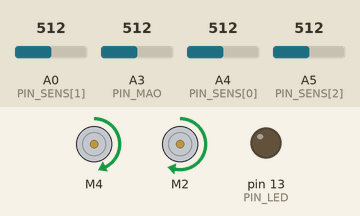
This sketch was run on a simulated Arduino Uno, built with avr-gcc and run on an emulated ATmega328P. On the bench: 2 × DC motor (green arrow = forward, orange = backward, longer = faster), output pins drawn as LEDs (lit = HIGH). The test bench sets the inputs (shaded band); at power-on: A4 (PIN_SENS[0]) = 512, A0 (PIN_SENS[1]) = 512, A3 (PIN_MAO) = 512, A5 (PIN_SENS[2]) = 512.

Above: at 1.2 s.
1.3 s: A4 (PIN_SENS[0]) set to 306
At 2.2 s:
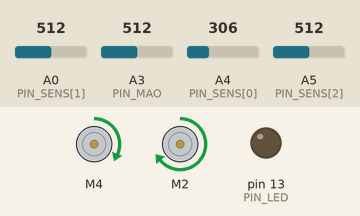
2.9 s: A0 (PIN_SENS[1]) set to 136
4.4 s: A0 (PIN_SENS[1]) set to 121
At 5.1 s:
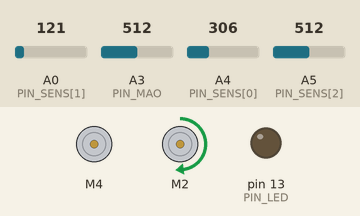
5.9 s: A4 (PIN_SENS[0]) set to 245
7.4 s: A4 (PIN_SENS[0]) set to 217
At 8.4 s:
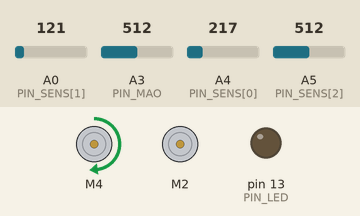
8.9 s: A0 (PIN_SENS[1]) set to 265
At 10.1 s:
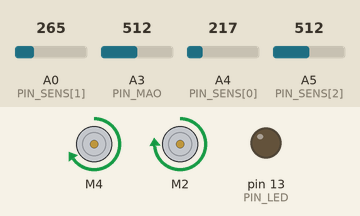
Timing chart, 0 to 11.7 s (numbered marks = the images above; inputs shaded):
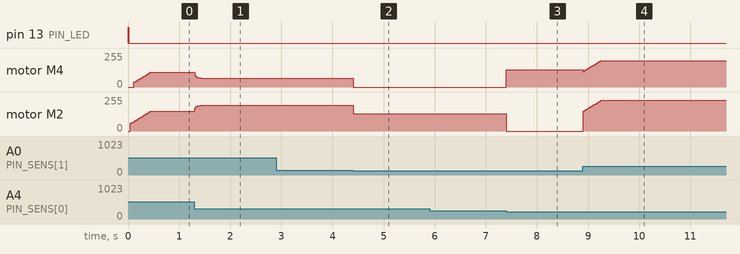

Measured:
- the behaviour switches between 130 and 129 on A0 (PIN_SENS[1]) (found by bisection; images 1 and 2)
- the behaviour switches between 233 and 232 on A4 (PIN_SENS[0]) (found by bisection; images 2 and 3)
- after the input at 1.3 s, motor M4: forward 110/255 → forward 67/255 at once; motor M2: forward 150/255 → forward 192/255 at once
- after the input at 2.9 s, every drawn part: stays the same
- after the input at 4.4 s, motor M4: forward 67/255 → stopped at once; motor M2: forward 192/255 → forward 130/255 at once
- after the input at 5.9 s, every drawn part: stays the same
- after the input at 7.4 s, motor M4: stopped → forward 130/255 at once; motor M2: forward 130/255 → stopped at once
- after the input at 8.9 s, motor M2: moves from stopped to forward 230/255 over 0.34 s, starting at once

The sketch:

seguidor_borda__4_.ino
```cpp
// =====================================================================
//  SEGUIDOR DE BORDA - pista PRETA, borda BRANCA (Arduino Uno + L293D)
//  Segue a borda com UM sensor lateral (PD). Os outros dois só protegem.
//  Sem tempos calibrados, sem ré, sem memória de último lado.
// =====================================================================
#include <AFMotor.h>

#define LARGADA_AUTO       // sai sozinho 1 s depois de ligar (ignora o A3); comente p/ largar pela mão
//#define DEBUG            // descomente para imprimir no Serial (115200)

// ---------- 1) AJUSTES (só estes 6) ----------
enum { ESQUERDA, DIREITA };
const int   LADO_SEGUE = ESQUERDA; // sensor lateral que segue a borda (ESQUERDA ou DIREITA)
const float KP      = 40.0;  // correção proporcional: maior = volta mais rápido à borda, mas oscila
const float KD      = 1.5;   // amortecimento: maior = menos oscilação, mas amplifica ruído
const float V_BASE  = 100.0; // velocidade nas retas (%)
const float V_CURVA = 50.0;  // velocidade ao perder a borda e nas manobras fortes (%)
const float RIGOR   = 0.65;  // 0,55-0,85: brancura p/ contar "branco forte" (preto forte = 1-RIGOR); menor = reage mais cedo

// ---------- 2) CALIBRAÇÃO POR SENSOR (valores brutos do analogRead) ----------
// Leia com DEBUG ligado (campo "raw") e cole aqui. Maior valor = mais preto.
//                       E     C     D
const int BRANCO[3] = {  32,   28,   52 };  // sensor sobre a fita branca
const int PRETO[3]  = { 340,  317,  239 };  // sensor sobre o piso preto

// ---------- 3) FIXOS (não mexer) ----------
const uint8_t PIN_SENS[3] = { A4, A0, A5 }; // E, C, D
const uint8_t PIN_MAO = A3, PIN_LED = 13;
const int      LIM_MAO    = 300;     // analogRead acima disso = mão presente
const uint16_t T_LARGADA  = 0;       // ms entre tirar a mão e sair
const float    RAMPA      = 120.0;   // aceleração (%/s)
const float    ALFA_D     = 0.3;     // filtro da derivada
const float    BUSCA      = 0.25;    // sem fita sob o sensor seguido: curva suave p/ a borda (menor = mais reto)
const float    PERDIDO    = 0.08;    // brancura abaixo disso = sensor seguido só vê preto
const float    ALVO       = 0.5;     // meio da fita (mude p/ ~0,4 se a roda tocar a fita)
const uint32_t PERIODO_US = 10000;   // laço de 10 ms

enum { S_ESQ, S_CEN, S_DIR };                 // índices dos sensores
const uint8_t SEG = (LADO_SEGUE == ESQUERDA) ? S_ESQ : S_DIR;  // sensor que segue a borda
const uint8_t OPO = (LADO_SEGUE == ESQUERDA) ? S_DIR : S_ESQ;  // sensor do lado oposto

AF_DCMotor mEsq(4, MOTOR34_1KHZ);
AF_DCMotor mDir(2, MOTOR12_1KHZ);

enum { ESPERA, ARMADO, CORRE };
uint8_t estado = ESPERA;

int   raw[3];                        // leituras brutas
float b[3];                          // brancura: 0 = preto, 1 = branco
float vb = 0, eAnt = 0, dFilt = 0;   // velocidade base, erro anterior, derivada filtrada
float e = 0, u = 0, vEsq = 0, vDir = 0; // (também usados no DEBUG)
int   f = 0;                         // manobra forte: +1 longe da borda, -1 em direção à borda

// ---------- sensores ----------
void leSensores() {
  for (uint8_t i = 0; i < 3; i++) {
    analogRead(PIN_SENS[i]);                       // descarta a 1a leitura (multiplexador)
    long soma = 0;
    for (uint8_t k = 0; k < 8; k++) soma += analogRead(PIN_SENS[i]);
    raw[i] = soma / 8;
    int span = PRETO[i] - BRANCO[i];
    if (span < 1) span = 1;
    float v = (float)(PRETO[i] - raw[i]) / (float)span;   // normaliza por sensor
    b[i] = constrain(v, 0.0, 1.0);
  }
}

// calibração coerente e nenhum sensor em branco forte (só vale para armar)
bool sensoresOk() {
  for (uint8_t i = 0; i < 3; i++) {
    int span = PRETO[i] - BRANCO[i];
    if (span < 60) return false;                                         // sem contraste
    if (raw[i] < BRANCO[i] - span / 2 || raw[i] > PRETO[i] + span / 2) return false; // fora da faixa
    if (b[i] > RIGOR) return false;                                      // já está no branco
  }
  return true;
}

// ---------- motores (v em %, só para frente; 0 solta) ----------
void roda(AF_DCMotor &m, float v) {
  if (v > 100.0) v = 100.0;
  if (v <= 0.0) { m.setSpeed(0); m.run(RELEASE); return; }
  int pwm = (int)(v * 200.0 / 100.0 + 30);         // zona morta
  if (pwm > 255) pwm = 255;
  m.setSpeed(pwm);
  m.run(FORWARD);
}

void motores(float esq, float dir) {
  vEsq = esq; vDir = dir;
  roda(mEsq, esq);
  roda(mDir, dir);
}

// vs = roda do lado seguido, vo = roda do lado oposto
void motoresLado(float vs, float vo) {
  if (LADO_SEGUE == ESQUERDA) motores(vs, vo); else motores(vo, vs);
}

#ifdef DEBUG
void imprime() {
  Serial.print(F("a3 "));   Serial.print(analogRead(PIN_MAO)); Serial.print(' ');
  Serial.print(F("raw "));  Serial.print(raw[S_ESQ]); Serial.print(' ');
  Serial.print(raw[S_CEN]);    Serial.print(' ');     Serial.print(raw[S_DIR]);
  Serial.print(F(" b "));   Serial.print(b[S_ESQ], 2); Serial.print(' ');
  Serial.print(b[S_CEN], 2);   Serial.print(' ');     Serial.print(b[S_DIR], 2);
  Serial.print(F(" est ")); Serial.print(estado);
  Serial.print(F(" f "));   Serial.print(f);
  Serial.print(F(" e "));   Serial.print(e, 2);
  Serial.print(F(" u "));   Serial.print(u, 1);
  Serial.print(F(" vE "));  Serial.print(vEsq, 0);
  Serial.print(F(" vD "));  Serial.println(vDir, 0);
}
#endif

void setup() {
  pinMode(PIN_LED, OUTPUT);
  motores(0, 0);
#ifdef LARGADA_AUTO
  estado = ARMADO;                                 // conta T_LARGADA e sai
  digitalWrite(PIN_LED, HIGH);
#endif
#ifdef DEBUG
  Serial.begin(115200);
#endif
}

void loop() {
  static uint32_t tAnt = 0, tSolta = 0;
  uint32_t agora = micros();
  if (agora - tAnt < PERIODO_US) return;           // laço de 10 ms, sem delay()
  float dt = (agora - tAnt) * 1e-6;
  if (dt > 0.05) dt = 0.05;
  tAnt = agora;

  bool mao = analogRead(PIN_MAO) > LIM_MAO;
#ifdef LARGADA_AUTO
  mao = false;                                     // largada automática: sensor A3 ignorado
#endif
  leSensores();

  if (estado == ESPERA) {
    // ---- parado: mão + sensores ok = arma (LED fixo); LED piscando = sensores inválidos ----
    motores(0, 0);
    if (mao && sensoresOk()) { estado = ARMADO; tSolta = 0; digitalWrite(PIN_LED, HIGH); }
    else digitalWrite(PIN_LED, mao ? (millis() / 100) % 2 : LOW);

  } else if (estado == ARMADO) {
    // ---- armado: ao tirar a mão, espera 1 s e sai ----
    motores(0, 0);
    if (mao) tSolta = 0;
    else {
      if (tSolta == 0) tSolta = millis();
      if (millis() - tSolta >= T_LARGADA) {
        estado = CORRE;
        digitalWrite(PIN_LED, LOW);
        vb = 0; dFilt = 0; eAnt = (b[SEG] - ALVO) * 2.0;
      }
    }

  } else {
    // ---- correndo ----
    float bs = b[SEG], bo = b[OPO], bc = b[S_CEN];
    float eb = (bs - ALVO) * 2.0;                  // erro cru -1..+1; positivo = perto demais da fita
    e = eb;
    if (bs < PERDIDO && e < -BUSCA) e = -BUSCA;    // borda perdida: arco suave, não gira no lugar

    // Manobra forte (sem tempo): só termina quando o sensor deixa de ver branco forte.
    f = 0;
    if (bc > RIGOR)      f = (bs < 1.0 - RIGOR) ? -1 : +1; // frente branca: p/ longe da borda;
                                                            // se o seguido vê preto, a parede vem do lado oposto: p/ a borda
    else if (bs > RIGOR) f = +1;                 // seguido em cima da fita: afasta
    else if (bo > RIGOR) f = -1;                 // oposto em cima da fita: volta p/ a borda

    if (f != 0) {
      if (vb > V_CURVA) vb = V_CURVA;            // freia na hora
      motoresLado(f > 0 ? V_CURVA : 0, f > 0 ? 0 : V_CURVA); // gira em torno da roda de dentro
      eAnt = eb; dFilt = 0; u = 0;
    } else {
      // PD normal sobre o sensor seguido
      float vAlvo = (bs < 1.0 - RIGOR) ? V_CURVA : V_BASE;   // borda sumiu: reduz
      vb += RAMPA * dt;                          // acelera em rampa...
      if (vb > vAlvo) vb = vAlvo;                // ...e freia na hora
      dFilt += ALFA_D * ((eb - eAnt) / dt - dFilt);   // derivada do erro cru (sem salto)
      eAnt = eb;
      u = KP * e + KD * dFilt;                   // positivo = vira para longe da borda
      float vs = vb + u, vo = vb - u;            // roda do lado seguido acelera p/ afastar
      float ex = max(vs, vo) - 100.0;            // satura preservando a diferença
      if (ex > 0) { vs -= ex; vo -= ex; }
      if (vs < 0) vs = 0;                        // nunca ré
      if (vo < 0) vo = 0;
      motoresLado(vs, vo);
    }
  }

#ifdef DEBUG
  static uint8_t nd = 0;
  if (++nd >= 10) { nd = 0; imprime(); }           // a cada 100 ms
#endif
}
```
